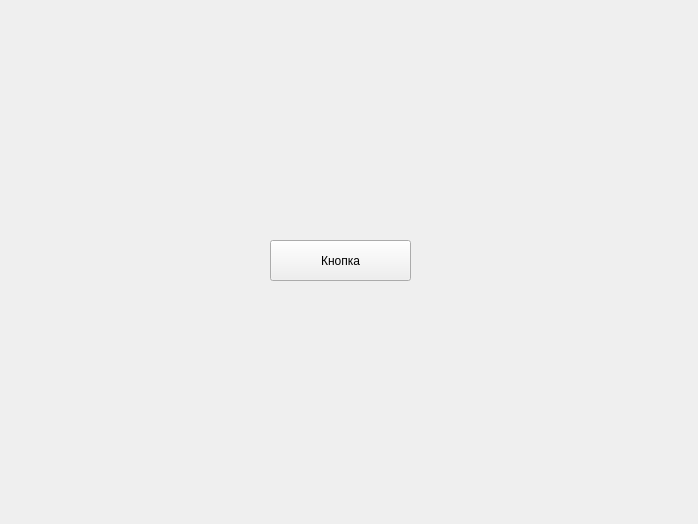
<?xml version="1.0" encoding="UTF-8"?>
<ui version="4.0">
 <class>Form</class>
 <widget class="QWidget" name="Form">
  <property name="geometry">
   <rect>
    <x>0</x>
    <y>0</y>
    <width>698</width>
    <height>524</height>
   </rect>
  </property>
  <property name="windowTitle">
   <string>Убегающая кнопка</string>
  </property>
  <widget class="QPushButton" name="pushButton">
   <property name="geometry">
    <rect>
     <x>270</x>
     <y>240</y>
     <width>141</width>
     <height>41</height>
    </rect>
   </property>
   <property name="text">
    <string>Кнопка</string>
   </property>
  </widget>
 </widget>
 <resources/>
 <connections/>
</ui>
